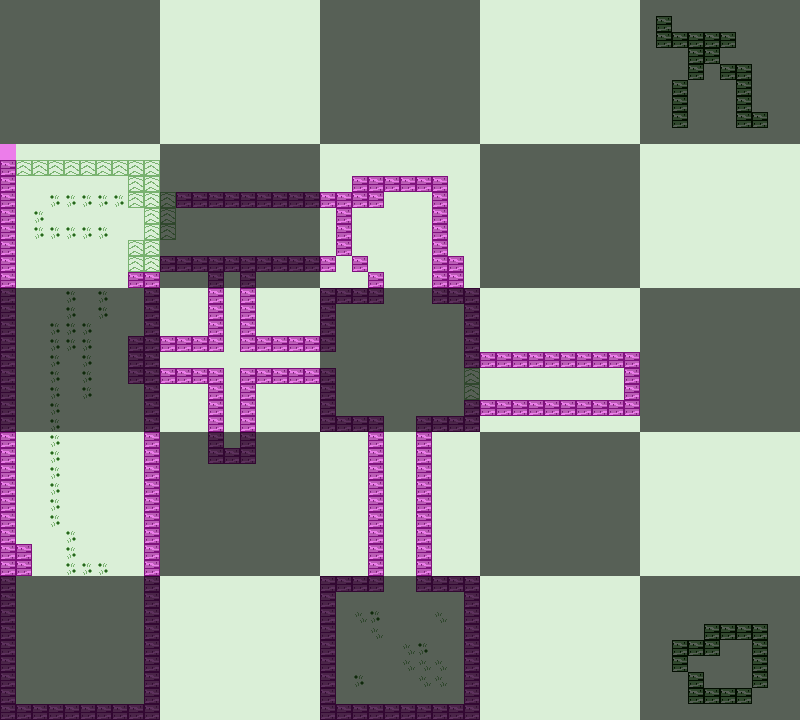

A 2D game scene composited from a Tiled map and its tileset images. What follows is a short description and the map's XML, with each tile layer's data collapsed to a summary:
An orthogonal 50x45 tile map with 16x16 px tiles, 3 tile layers (main, collision_mask, guide), 2 tilesets and 6 objects.

<map version="1.0" orientation="orthogonal" renderorder="right-down" width="50" height="45" tilewidth="16" tileheight="16" nextobjectid="9">
 <tileset firstgid="1" name="tiles" tilewidth="16" tileheight="16" tilecount="16" columns="4">
  <image source="../graphics/tiles.png" width="64" height="64" />
 </tileset>
 <tileset firstgid="17" name="entities" tilewidth="16" tileheight="16" tilecount="16" columns="4">
  <image source="../graphics/entities.png" width="64" height="64" />
 </tileset>
 <layer name="main" width="50" height="45">
  <data>[2250 cells, 2250 non-empty, 8 distinct tile ids]</data>
 </layer>
 <layer name="collision_mask" width="50" height="45" opacity="0.48">
  <data>[2250 cells, 256 non-empty, 1 distinct tile ids]</data>
 </layer>
 <objectgroup name="entities">
  <object id="1" gid="17" x="48" y="224" width="16" height="16" />
  <object id="3" gid="18" x="96" y="224" width="16" height="16" />
  <object id="4" gid="19" x="80" y="208" width="16" height="16" />
  <object id="5" gid="19" x="112" y="480" width="16" height="16" />
  <object id="6" gid="19" x="192" y="224" width="16" height="16" />
  <object id="7" gid="20" x="32" y="208" width="16" height="16" />
 </objectgroup>
 <layer name="guide" width="50" height="45" opacity="0.6">
  <data>[2250 cells, 1170 non-empty, 1 distinct tile ids]</data>
 </layer>
</map>
